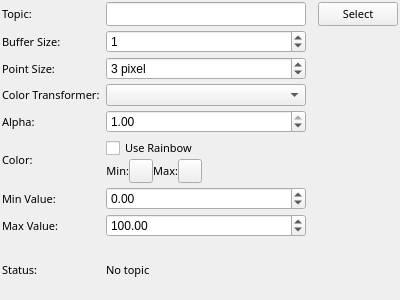
<?xml version="1.0" encoding="UTF-8"?>
<ui version="4.0">
 <class>laserscan_config</class>
 <widget class="QWidget" name="laserscan_config">
  <property name="geometry">
   <rect>
    <x>0</x>
    <y>0</y>
    <width>400</width>
    <height>300</height>
   </rect>
  </property>
  <property name="windowTitle">
   <string>Form</string>
  </property>
  <property name="styleSheet">
   <string notr="true"/>
  </property>
  <layout class="QGridLayout" name="gridLayout">
   <property name="leftMargin">
    <number>2</number>
   </property>
   <property name="topMargin">
    <number>2</number>
   </property>
   <property name="rightMargin">
    <number>2</number>
   </property>
   <property name="bottomMargin">
    <number>2</number>
   </property>
   <property name="verticalSpacing">
    <number>4</number>
   </property>
   <item row="15" column="0">
    <widget class="QLabel" name="label_2">
     <property name="font">
      <font>
       <family>Sans Serif</family>
       <pointsize>8</pointsize>
      </font>
     </property>
     <property name="text">
      <string>Status:</string>
     </property>
    </widget>
   </item>
   <item row="15" column="2" colspan="3">
    <widget class="QLabel" name="status">
     <property name="font">
      <font>
       <family>Sans Serif</family>
       <pointsize>8</pointsize>
      </font>
     </property>
     <property name="styleSheet">
      <string notr="true"/>
     </property>
     <property name="text">
      <string>No topic</string>
     </property>
     <property name="wordWrap">
      <bool>true</bool>
     </property>
    </widget>
   </item>
   <item row="2" column="4">
    <widget class="QPushButton" name="selecttopic">
        <property name="sizePolicy">
         <sizepolicy hsizetype="Fixed" vsizetype="Fixed">
          <horstretch>0</horstretch>
          <verstretch>0</verstretch>
         </sizepolicy>
        </property>
     <property name="font">
      <font>
       <family>Sans Serif</family>
       <pointsize>8</pointsize>
      </font>
     </property>
     <property name="styleSheet">
      <string notr="true"/>
     </property>
     <property name="text">
      <string>Select</string>
     </property>
    </widget>
   </item>
   <item row="2" column="2">
    <widget class="QLineEdit" name="topic">
     <property name="font">
      <font>
       <family>Sans Serif</family>
       <pointsize>8</pointsize>
      </font>
     </property>
    </widget>
   </item>
   <item row="2" column="0">
    <widget class="QLabel" name="label">
     <property name="font">
      <font>
       <family>Sans Serif</family>
       <pointsize>8</pointsize>
      </font>
     </property>
     <property name="text">
      <string>Topic:</string>
     </property>
    </widget>
   </item>
   <item row="11" column="0">
    <widget class="QLabel" name="minValueLabel">
     <property name="font">
      <font>
       <family>Sans Serif</family>
       <pointsize>8</pointsize>
      </font>
     </property>
     <property name="text">
      <string>Min Value:</string>
     </property>
    </widget>
   </item>
   <item row="11" column="2">
    <widget class="QDoubleSpinBox" name="minValue">
     <property name="minimum">
      <double>-999999999.000000000000000</double>
     </property>
     <property name="maximum">
      <double>999999999.000000000000000</double>
     </property>
    </widget>
   </item>
   <item row="12" column="0">
    <widget class="QLabel" name="maxValueLabel">
     <property name="font">
      <font>
       <family>Sans Serif</family>
       <pointsize>8</pointsize>
      </font>
     </property>
     <property name="text">
      <string>Max Value:</string>
     </property>
    </widget>
   </item>
   <item row="12" column="2">
    <widget class="QDoubleSpinBox" name="maxValue">
     <property name="minimum">
      <double>-999999999.000000000000000</double>
     </property>
     <property name="maximum">
      <double>999999999.000000000000000</double>
     </property>
     <property name="value">
      <double>100.000000000000000</double>
     </property>
    </widget>
   </item>
   <item row="3" column="2">
    <widget class="QSpinBox" name="bufferSize">
     <property name="maximum">
      <number>99999999</number>
     </property>
     <property name="value">
      <number>1</number>
     </property>
    </widget>
   </item>
   <item row="6" column="2">
    <widget class="QDoubleSpinBox" name="alpha">
     <property name="maximum">
      <double>1.000000000000000</double>
     </property>
     <property name="singleStep">
      <double>0.100000000000000</double>
     </property>
     <property name="value">
      <double>1.000000000000000</double>
     </property>
    </widget>
   </item>
   <item row="6" column="0">
    <widget class="QLabel" name="label_9">
     <property name="font">
      <font>
       <family>Sans Serif</family>
       <pointsize>8</pointsize>
      </font>
     </property>
     <property name="text">
      <string>Alpha:</string>
     </property>
    </widget>
   </item>
   <item row="5" column="2">
    <widget class="QComboBox" name="color_transformer"/>
   </item>
   <item row="4" column="0">
    <widget class="QLabel" name="label_4">
     <property name="font">
      <font>
       <family>Sans Serif</family>
       <pointsize>8</pointsize>
      </font>
     </property>
     <property name="text">
      <string>Point Size:</string>
     </property>
    </widget>
   </item>
   <item row="4" column="2">
    <widget class="QSpinBox" name="pointSize">
     <property name="suffix">
      <string> pixel</string>
     </property>
     <property name="minimum">
      <number>1</number>
     </property>
     <property name="value">
      <number>3</number>
     </property>
    </widget>
   </item>
   <item row="3" column="0">
    <widget class="QLabel" name="label_5">
     <property name="font">
      <font>
       <family>Sans Serif</family>
       <pointsize>8</pointsize>
      </font>
     </property>
     <property name="text">
      <string>Buffer Size:</string>
     </property>
    </widget>
   </item>
   <item row="5" column="0">
    <widget class="QLabel" name="label_6">
     <property name="font">
      <font>
       <family>Sans Serif</family>
       <pointsize>8</pointsize>
      </font>
     </property>
     <property name="text">
      <string>Color Transformer:</string>
     </property>
    </widget>
   </item>
   <item row="7" column="2">
    <layout class="QVBoxLayout" name="verticalLayout_2">
     <item>
      <widget class="QCheckBox" name="use_rainbow">
       <property name="font">
        <font>
         <family>Sans Serif</family>
         <pointsize>8</pointsize>
        </font>
       </property>
       <property name="text">
        <string>Use Rainbow</string>
       </property>
      </widget>
     </item>
     <item>
      <layout class="QHBoxLayout" name="horizontalLayout">
       <item>
        <widget class="QLabel" name="minColorLabel">
         <property name="font">
          <font>
           <family>Sans Serif</family>
           <pointsize>8</pointsize>
           <italic>false</italic>
          </font>
         </property>
         <property name="text">
          <string>Min:</string>
         </property>
         <property name="alignment">
          <set>Qt::AlignRight|Qt::AlignTrailing|Qt::AlignVCenter</set>
         </property>
        </widget>
       </item>
       <item>
        <widget class="mapviz::ColorButton" name="min_color">
         <property name="maximumSize">
          <size>
           <width>24</width>
           <height>24</height>
          </size>
         </property>
         <property name="text">
          <string/>
         </property>
        </widget>
       </item>
       <item>
        <widget class="QLabel" name="maxColorLabel">
         <property name="font">
          <font>
           <family>Sans Serif</family>
           <pointsize>8</pointsize>
          </font>
         </property>
         <property name="text">
          <string>Max:</string>
         </property>
         <property name="alignment">
          <set>Qt::AlignRight|Qt::AlignTrailing|Qt::AlignVCenter</set>
         </property>
        </widget>
       </item>
       <item>
        <widget class="mapviz::ColorButton" name="max_color">
         <property name="maximumSize">
          <size>
           <width>24</width>
           <height>24</height>
          </size>
         </property>
         <property name="text">
          <string/>
         </property>
        </widget>
       </item>
       <item>
        <spacer name="horizontalSpacer">
         <property name="orientation">
          <enum>Qt::Horizontal</enum>
         </property>
         <property name="sizeHint" stdset="0">
          <size>
           <width>40</width>
           <height>20</height>
          </size>
         </property>
        </spacer>
       </item>
      </layout>
     </item>
    </layout>
   </item>
   <item row="7" column="0">
    <widget class="QLabel" name="label_3">
     <property name="font">
      <font>
       <family>Sans Serif</family>
       <pointsize>8</pointsize>
      </font>
     </property>
     <property name="text">
      <string>Color:</string>
     </property>
    </widget>
   </item>
  </layout>
 </widget>
 <customwidgets>
  <customwidget>
   <class>mapviz::ColorButton</class>
   <extends>QPushButton</extends>
   <header location="global">mapviz/color_button.hpp</header>
  </customwidget>
 </customwidgets>
 <resources/>
 <connections/>
 <slots>
  <slot>SelectColor()</slot>
  <slot>SelectTopic()</slot>
  <slot>TopicEdited()</slot>
  <slot>PositionToleranceChanged(double)</slot>
  <slot>AngleToleranceChanged(double)</slot>
 </slots>
</ui>
